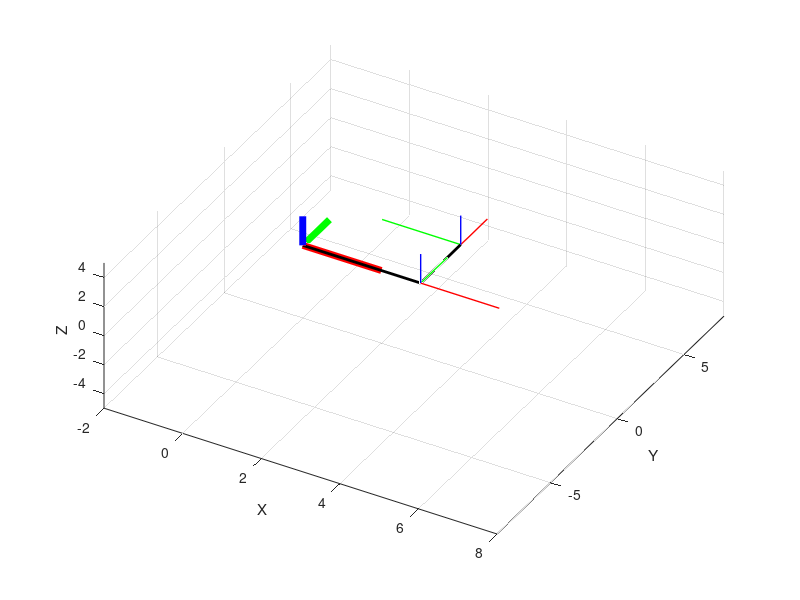
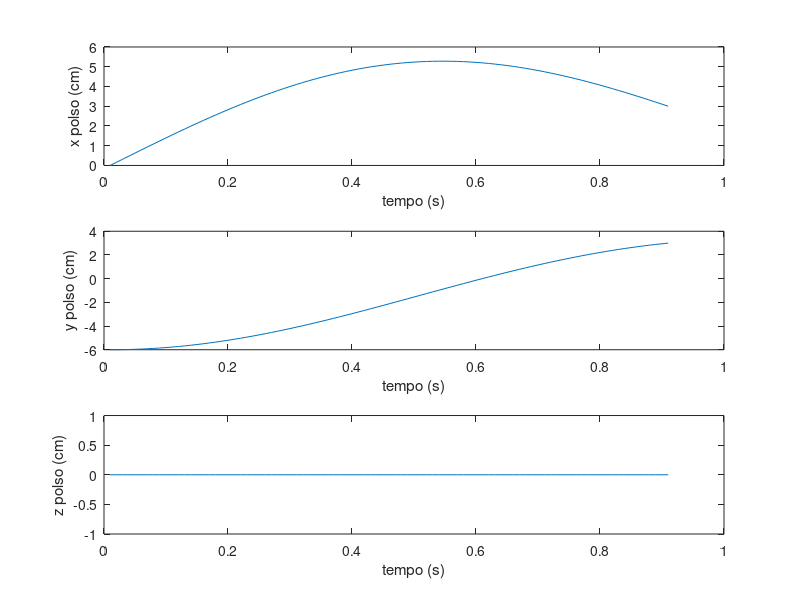

MATLAB code for these plots, in order:
clc
clear 
close all
f=figure;
%angoli
a1=[-90:1:0]*pi/180;
a2=[0:1:90]*pi/180;
matO2=[];
for i = 1:length(a1)
%punti del sdr fisso
    O0f= [0,0,0]';
    Pi0f= [2,0,0]';
    Pg0f= [0,2,0]';
    Pk0f= [0,0,2]';

%punti nel sdr locale 1
    O1l= [0,0,0,1]';
    Pi1l= [2,0,0,1]';
    Pg1l= [0,2,0,1]';
    Pk1l= [0,0,2,1]';
   
    %punti nel sdr locale 2
    O2l= [0,0,0,1]';
    Pi2l= [2,0,0,1]';
    Pg2l= [0,2,0,1]';
    Pk2l= [0,0,2,1]';
%lunghezza O0O1 e O1O2 (distanza centri dei sdr)
O0O1=3;
O1O2=3;
%matrici di posa rispettivamente di sdr1 risp sdr0 e di sdr2 risp sdr1
A10=[cos(a1(i)) -sin(a1(i)) 0 O0O1*cos(a1(i));...
    sin(a1(i)) cos(a1(i)) 0 O0O1*sin(a1(i));...
    0 0 1 0;...
    0 0 0 1];
A21=[cos(a2(i)) -sin(a2(i)) 0 O1O2*cos(a2(i));...
    sin(a2(i)) cos(a2(i)) 0 O1O2*sin(a2(i));...
    0 0 1 0;...
    0 0 0 1];

    %punti del sdr1 rispetto sdr0
    O1f=  A10*O1l;
    Pi1f= A10*Pi1l;
    Pg1f= A10*Pg1l;
    Pk1f= A10*Pk1l;

    %punti del sdr 2 rispetto sdr 1
    O2f=  A10*A21*O2l;
    Pi2f= A10*A21*Pi2l;
    Pg2f= A10*A21*Pg2l;
    Pk2f= A10*A21*Pk2l;    
    %salvo le coordinate di O2f
    matO2(:,i)=O2f(1:3);
%plot
    %sdr0
    plot3([O0f(1) Pi0f(1)],[O0f(2) Pi0f(2)],[O0f(3) Pi0f(3)],'r','linewidth',5);
    grid on
    hold on
    plot3([O0f(1) Pg0f(1)],[O0f(2) Pg0f(2)],[O0f(3) Pg0f(3)],'g','linewidth',5);
    plot3([O0f(1) Pk0f(1)],[O0f(2) Pk0f(2)],[O0f(3) Pk0f(3)],'b','linewidth',5);
    xlabel('X');
    ylabel('Y');
    zlabel('Z');
    %sdr1
    plot3([O1f(1) Pi1f(1)],[O1f(2) Pi1f(2)],[O1f(3) Pi1f(3)],'r','linewidth',1);
    plot3([O1f(1) Pg1f(1)],[O1f(2) Pg1f(2)],[O1f(3) Pg1f(3)],'g','linewidth',1);
    plot3([O1f(1) Pk1f(1)],[O1f(2) Pk1f(2)],[O1f(3) Pk1f(3)],'b','linewidth',1);
    %sdr2
    plot3([O2f(1) Pi2f(1)],[O2f(2) Pi2f(2)],[O2f(3) Pi2f(3)],'r','linewidth',1);
    plot3([O2f(1) Pg2f(1)],[O2f(2) Pg2f(2)],[O2f(3) Pg2f(3)],'g','linewidth',1);
    plot3([O2f(1) Pk2f(1)],[O2f(2) Pk2f(2)],[O2f(3) Pk2f(3)],'b','linewidth',1); 
    %unisco O0 O1 O2
    plot3([O0f(1) O1f(1) O2f(1)],[O0f(2) O1f(2) O2f(2)],[O0f(3) O1f(3) O2f(3)],'k','linewidth',2);
    xlim([-2 8]);
    ylim([-9 8]);
    zlim([-5 5]);
    view([30 60]) %pov
    pause(0.05); %rallenta animazione
        %cancella tutto nella figura tranne la scena successiva
        if i ~= length(a1)
            clf(f,'reset') ;
        end

end
freq=100;
tempo=[1:length(a1)]*1/freq;
f1=figure;
%grafici delle coord. x,y,z di O2f
subplot(3,1,1)
plot(tempo,matO2(1,:))
xlabel('tempo (s)')
ylabel('x polso (cm)')

subplot(3,1,2)
plot(tempo,matO2(2,:))
xlabel('tempo (s)')
ylabel('y polso (cm)')

subplot(3,1,3)
plot(tempo,matO2(3,:))
xlabel('tempo (s)')
ylabel('z polso (cm)')

